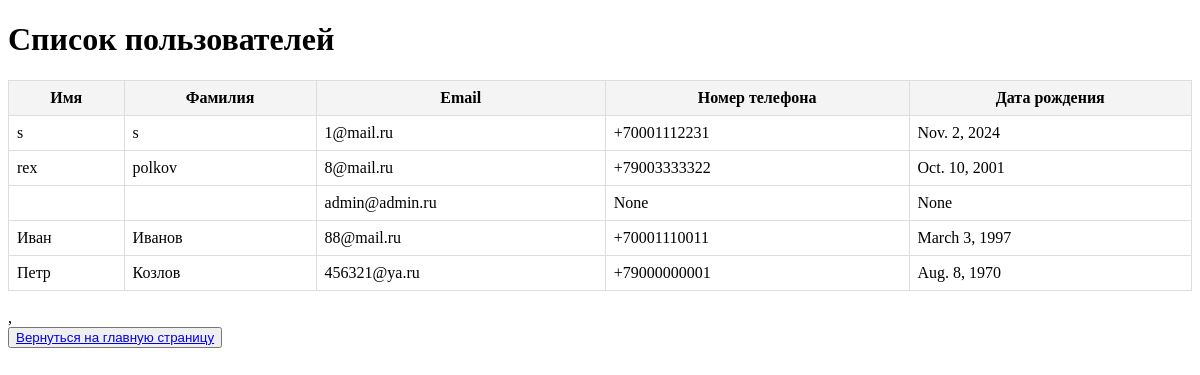
The page /list/ on the database as committed earlier.
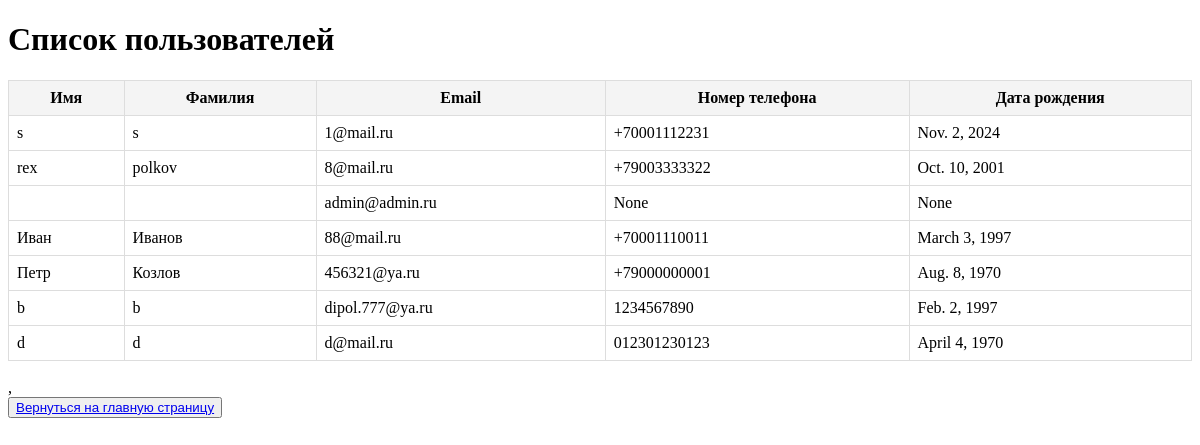
The same page on the database as committed later.
### task_dip/models.py (models this page shows, shortened)
class CustomUser(AbstractUser):
    phone_number = models.CharField(max_length=20, verbose_name='Номер телефона', null=True)
    birth_date = models.DateField(verbose_name='Дата рождения', blank=True, null=True)
    class Meta:
        verbose_name = 'Профиль пользователя'
        verbose_name_plural = 'Профили пользователей'

### task_dip/views.py (the view)
# urls.py: path('list/', users_list, name='list'),
def users_list(request):
    users = CustomUser.objects.all()    # Извлекаем все записи из модели UserProfile
    return render(request, 'users_list.html', {'users': users})

### templates/users_list.html (shortened to what this page needs)
<!DOCTYPE html>
<html lang="ru">
<head>
</head>
<body>
    <h1>Список пользователей</h1>
    <table>
        <thead>
            <tr>
                <th>Имя</th>
                <th>Фамилия</th>
                <th>Email</th>
                <th>Номер телефона</th>
                <th>Дата рождения</th>
            </tr>
        </thead>
        <tbody>
            {% for user in users %}
            <tr>
                <td>{{ user.first_name }}</td>
                <td>{{ user.last_name }}</td>
                <td>{{ user.email }}</td>
                <td>{{ user.phone_number }}</td>
                <td>{{ user.birth_date }}</td>
            </tr>
            {% empty %}
            <tr>
                <td colspan="6">Нет доступных данных.</td>
            </tr>
            {% endfor %}
        </tbody>
    </table>
    <br>, <br>
    <footer>
        {% block basement %}
        <button><a href="http://127.0.0.1:8000">Вернуться на главную страницу</a></button>
        {% endblock %}
    </footer>
</body>
</html>

Rows that differ between the two databases and show on the page:
added CustomUser: first_name "b", last_name "b", email "dipol.777@ya.ru", phone_number "1234567890", birth_date "Feb. 2, 1997"
added CustomUser: first_name "d", last_name "d", email "d@mail.ru", phone_number "012301230123", birth_date "April 4, 1970"
